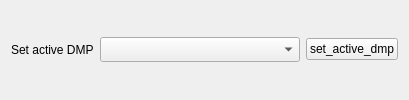
                     <widget class="QFrame" name="frame_29">
                      <property name="minimumSize">
                       <size>
                        <width>0</width>
                        <height>45</height>
                       </size>
                      </property>
                      <property name="frameShape">
                       <enum>QFrame::NoFrame</enum>
                      </property>
                      <property name="frameShadow">
                       <enum>QFrame::Raised</enum>
                      </property>
                      <layout class="QGridLayout" name="gridLayout_7">
                       <item row="0" column="0">
                        <widget class="QLabel" name="label_23">
                         <property name="text">
                          <string>Set active DMP</string>
                         </property>
                        </widget>
                       </item>
                       <item row="0" column="1">
                        <widget class="QComboBox" name="set_DMP_comboBox">
                         <property name="minimumSize">
                          <size>
                           <width>200</width>
                           <height>25</height>
                          </size>
                         </property>
                        </widget>
                       </item>
                       <item row="0" column="2">
                        <widget class="QPushButton" name="set_active_DMP_pushButton">
                         <property name="minimumSize">
                          <size>
                           <width>0</width>
                           <height>0</height>
                          </size>
                         </property>
                         <property name="text">
                          <string>set_active_dmp</string>
                         </property>
                        </widget>
                       </item>
                      </layout>
                     </widget>
